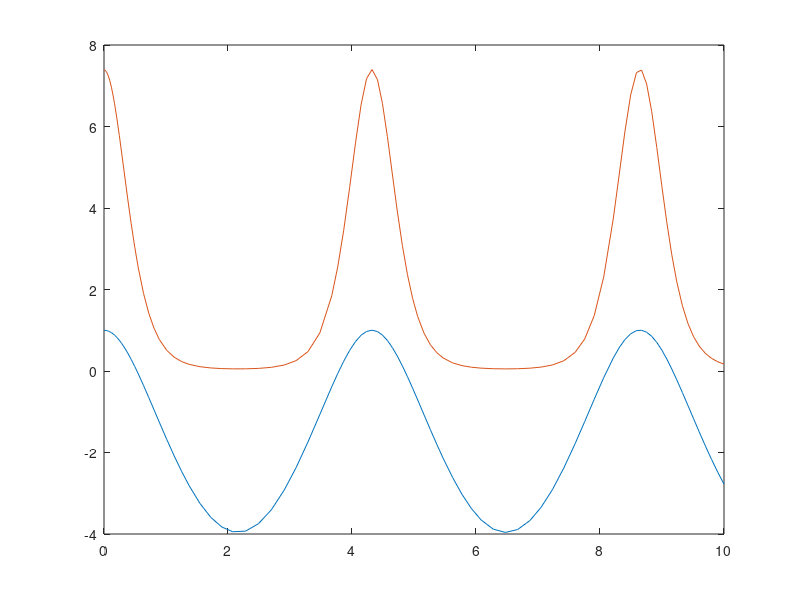

The MATLAB source for this figure:
function equilibriumSolutions
    mu=1;
    b=1;
    kappa=1;

    
    function res = derivatives(t,X)
        V = X(1);
        Vx = X(2);
        Vxx = -1/kappa*(V+exp(mu+b*V));

        res = [Vx; Vxx];
    end



    [X Y] = ode45(@derivatives,[0,10],[1,0]);
    V = Y(:,1);
    U = exp(b*V+mu);
    plot(X,[V,U])
    
end